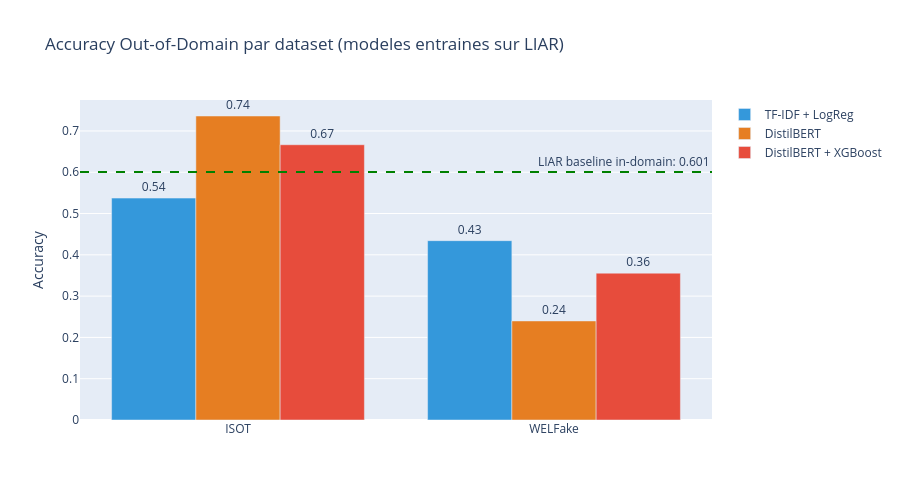

The cell this chart's notebook holds for it:
### Code cell
# Visualisation : performance par dataset
fig = go.Figure()

datasets_viz = list(DATASETS.keys())
first_ds = datasets_viz[0]
models_viz = list(ood_results[first_ds].keys())

colors = {
    "TF-IDF + LogReg": "#3498db",
    "DistilBERT": "#e67e22",
    "DistilBERT + XGBoost": "#e74c3c",
}

for model_name in models_viz:
    accs = [ood_results[ds][model_name]["accuracy"] for ds in datasets_viz]
    fig.add_trace(go.Bar(
        name=model_name,
        x=datasets_viz, y=accs,
        text=[f"{a:.2f}" for a in accs], textposition="outside",
        marker_color=colors.get(model_name, "#95a5a6"),
    ))

if "TF-IDF + LogReg" in in_domain:
    fig.add_hline(
        y=in_domain["TF-IDF + LogReg"]["accuracy"],
        line_dash="dash", line_color="green",
        annotation_text=f"LIAR baseline in-domain: {in_domain['TF-IDF + LogReg']['accuracy']:.3f}",
    )

fig.update_layout(
    title="Accuracy Out-of-Domain par dataset (modeles entraines sur LIAR)",
    yaxis_title="Accuracy",
    barmode="group",
    height=500,
)
fig.show()

### Figure 1 — Plotly figure (JSON) as saved in the notebook; plotly's stock layout.template omitted (floating-point values rounded to 4 significant figures)
{"data": [{"marker": {"color": "#3498db"}, "name": "TF-IDF + LogReg", "text": ["0.54", "0.43"], "textposition": "outside", "type": "bar", "x": ["ISOT", "WELFake"], "y": [0.5374, 0.4343]}, {"marker": {"color": "#e67e22"}, "name": "DistilBERT", "text": ["0.74", "0.24"], "textposition": "outside", "type": "bar", "x": ["ISOT", "WELFake"], "y": [0.7362, 0.2399]}, {"marker": {"color": "#e74c3c"}, "name": "DistilBERT + XGBoost", "text": ["0.67", "0.36"], "textposition": "outside", "type": "bar", "x": ["ISOT", "WELFake"], "y": [0.6666, 0.3556]}], "layout": {"annotations": [{"showarrow": false, "text": "LIAR baseline in-domain: 0.601", "x": 1, "xanchor": "right", "xref": "x domain", "y": 0.6006, "yanchor": "bottom", "yref": "y"}], "barmode": "group", "height": 500, "shapes": [{"line": {"color": "green", "dash": "dash"}, "type": "line", "x0": 0, "x1": 1, "xref": "x domain", "y0": 0.6006, "y1": 0.6006, "yref": "y"}], "title": {"text": "Accuracy Out-of-Domain par dataset (modeles entraines sur LIAR)"}, "yaxis": {"title": {"text": "Accuracy"}}}}
